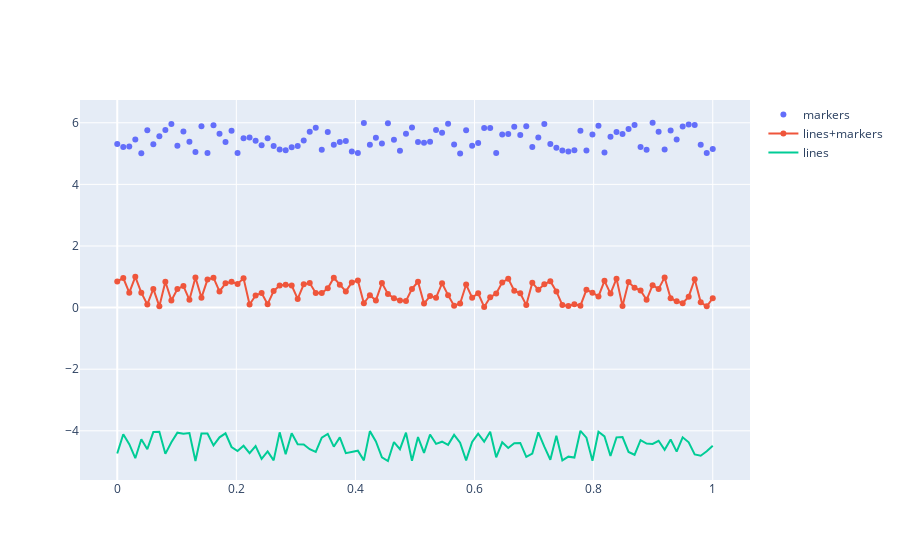

Notebook code cell kept with this figure:
### Code cell
N = 100
x = np.linspace(0, 1, N)
randY0 = np.random.choice(x, N) + 5
randY1 = np.random.choice(x, N)
randY2 = np.random.choice(x, N) - 5

fig = go.Figure()

fig.add_trace(go.Scatter(
    x=x, y=randY0,
    mode='markers', name='markers'
))

fig.add_trace(go.Scatter(
    x=x, y=randY1,
    mode='lines+markers', name='lines+markers'
))

fig.add_trace(go.Scatter(
    x=x, y=randY2,
    mode='lines', name='lines'
))

fig.show()
